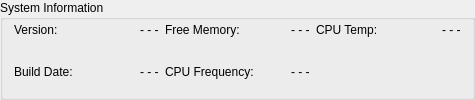
       <widget class="QGroupBox" name="groupBoxSystemInfo">
        <property name="sizePolicy">
         <sizepolicy hsizetype="Expanding" vsizetype="Fixed">
          <horstretch>0</horstretch>
          <verstretch>0</verstretch>
         </sizepolicy>
        </property>
        <property name="title">
         <string>System Information</string>
        </property>
        <layout class="QGridLayout" name="gridLayout_5">
         <property name="topMargin">
          <number>0</number>
         </property>
         <property name="bottomMargin">
          <number>0</number>
         </property>
         <item row="1" column="1">
          <layout class="QFormLayout" name="freemem">
           <item row="0" column="0">
            <widget class="QLabel" name="labelSystemFreeMem">
             <property name="sizePolicy">
              <sizepolicy hsizetype="Minimum" vsizetype="Preferred">
               <horstretch>0</horstretch>
               <verstretch>0</verstretch>
              </sizepolicy>
             </property>
             <property name="minimumSize">
              <size>
               <width>120</width>
               <height>20</height>
              </size>
             </property>
             <property name="text">
              <string>Free Memory:</string>
             </property>
            </widget>
           </item>
           <item row="0" column="1">
            <widget class="QLabel" name="valueSystemFreeMem">
             <property name="sizePolicy">
              <sizepolicy hsizetype="Expanding" vsizetype="Minimum">
               <horstretch>0</horstretch>
               <verstretch>0</verstretch>
              </sizepolicy>
             </property>
             <property name="minimumSize">
              <size>
               <width>0</width>
               <height>20</height>
              </size>
             </property>
             <property name="text">
              <string>- - -</string>
             </property>
            </widget>
           </item>
          </layout>
         </item>
         <item row="2" column="1">
          <layout class="QFormLayout" name="cpufreq">
           <item row="0" column="0">
            <widget class="QLabel" name="labelSystemCPUFreq">
             <property name="sizePolicy">
              <sizepolicy hsizetype="Minimum" vsizetype="Preferred">
               <horstretch>0</horstretch>
               <verstretch>0</verstretch>
              </sizepolicy>
             </property>
             <property name="minimumSize">
              <size>
               <width>120</width>
               <height>20</height>
              </size>
             </property>
             <property name="text">
              <string>CPU Frequency:</string>
             </property>
            </widget>
           </item>
           <item row="0" column="1">
            <widget class="QLabel" name="valueSystemCPUFreq">
             <property name="sizePolicy">
              <sizepolicy hsizetype="Expanding" vsizetype="Minimum">
               <horstretch>0</horstretch>
               <verstretch>0</verstretch>
              </sizepolicy>
             </property>
             <property name="minimumSize">
              <size>
               <width>0</width>
               <height>20</height>
              </size>
             </property>
             <property name="text">
              <string>- - -</string>
             </property>
            </widget>
           </item>
          </layout>
         </item>
         <item row="2" column="0">
          <layout class="QFormLayout" name="builddate">
           <item row="0" column="0">
            <widget class="QLabel" name="labelSystemBuildDate">
             <property name="sizePolicy">
              <sizepolicy hsizetype="Minimum" vsizetype="Preferred">
               <horstretch>0</horstretch>
               <verstretch>0</verstretch>
              </sizepolicy>
             </property>
             <property name="minimumSize">
              <size>
               <width>120</width>
               <height>20</height>
              </size>
             </property>
             <property name="text">
              <string>Build Date:</string>
             </property>
            </widget>
           </item>
           <item row="0" column="1">
            <widget class="QLabel" name="valueSystemBuildDate">
             <property name="sizePolicy">
              <sizepolicy hsizetype="Expanding" vsizetype="Minimum">
               <horstretch>0</horstretch>
               <verstretch>0</verstretch>
              </sizepolicy>
             </property>
             <property name="minimumSize">
              <size>
               <width>0</width>
               <height>20</height>
              </size>
             </property>
             <property name="text">
              <string>- - -</string>
             </property>
            </widget>
           </item>
          </layout>
         </item>
         <item row="1" column="2">
          <layout class="QFormLayout" name="cputemp">
           <item row="0" column="0">
            <widget class="QLabel" name="labelSystemCPUTemp">
             <property name="sizePolicy">
              <sizepolicy hsizetype="Minimum" vsizetype="Minimum">
               <horstretch>0</horstretch>
               <verstretch>0</verstretch>
              </sizepolicy>
             </property>
             <property name="minimumSize">
              <size>
               <width>120</width>
               <height>20</height>
              </size>
             </property>
             <property name="text">
              <string>CPU Temp:</string>
             </property>
            </widget>
           </item>
           <item row="0" column="1">
            <widget class="QLabel" name="valueSystemCPUTemp">
             <property name="sizePolicy">
              <sizepolicy hsizetype="Expanding" vsizetype="Minimum">
               <horstretch>0</horstretch>
               <verstretch>0</verstretch>
              </sizepolicy>
             </property>
             <property name="minimumSize">
              <size>
               <width>0</width>
               <height>20</height>
              </size>
             </property>
             <property name="text">
              <string>- - -</string>
             </property>
            </widget>
           </item>
          </layout>
         </item>
         <item row="1" column="0">
          <layout class="QFormLayout" name="version_2">
           <item row="0" column="0">
            <widget class="QLabel" name="labelSystemVersion">
             <property name="sizePolicy">
              <sizepolicy hsizetype="Minimum" vsizetype="Preferred">
               <horstretch>0</horstretch>
               <verstretch>0</verstretch>
              </sizepolicy>
             </property>
             <property name="minimumSize">
              <size>
               <width>120</width>
               <height>20</height>
              </size>
             </property>
             <property name="text">
              <string>Version:</string>
             </property>
            </widget>
           </item>
           <item row="0" column="1">
            <widget class="QLabel" name="valueSystemVersion">
             <property name="sizePolicy">
              <sizepolicy hsizetype="Expanding" vsizetype="Minimum">
               <horstretch>0</horstretch>
               <verstretch>0</verstretch>
              </sizepolicy>
             </property>
             <property name="minimumSize">
              <size>
               <width>0</width>
               <height>20</height>
              </size>
             </property>
             <property name="text">
              <string>- - -</string>
             </property>
            </widget>
           </item>
          </layout>
         </item>
        </layout>
       </widget>
